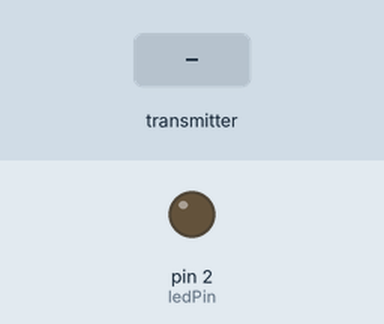
Recording of a sketch running on a simulated Arduino Uno, built with avr-gcc and run on an emulated ATmega328P. On the bench: output pins drawn as LEDs (lit = HIGH). The inputs (shaded band) are chosen by the test bench. No radio packets arrive unless stated; what the sketch prints to the serial monitor is not drawn.

Above: at 2.2 s.
2.3 s: the transmitter starts sending isGoal = 1
At 3.5 s:
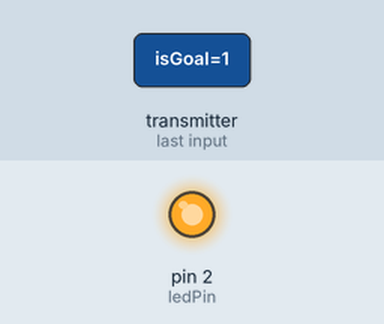
3.8 s: the transmitter starts sending isGoal = 0
At 4.8 s:
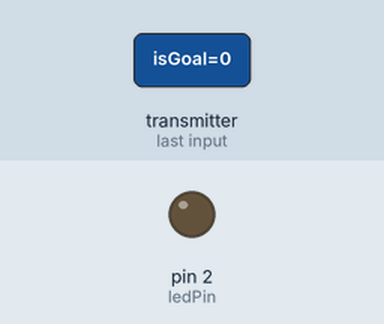
Timing chart, 0 to 6.8 s (numbered marks = the images above; inputs shaded):
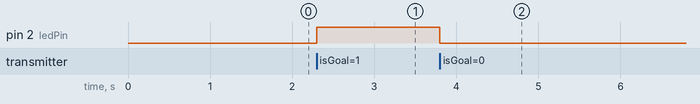

The sketch:

buttontestreceive.ino
```cpp
#include <SPI.h>
#include "RF24.h"

RF24 radio(7,8);

byte addresses[][6] = {"1Node"};
bool isGoal = false;
int ledPin = 2;

void setup() {

  pinMode(ledPin, OUTPUT);
  Serial.begin(115200);
  delay(1000);

  Serial.println("Receiver");

  radio.begin();
  radio.setChannel(108);

  radio.setPALevel(RF24_PA_MIN);

  radio.openReadingPipe(1, addresses[0]);
  radio.startListening();

  Serial.println("Ready to go");

}

void loop() {
  if(radio.available())
  {
    //Serial.println("Receiving");
    while(radio.available())
    {
      radio.read( &isGoal, sizeof(isGoal));
    }
  }
  Serial.println(isGoal);
  digitalWrite(ledPin, isGoal);

}
```

Measured:
- after the input at 2.3 s, pin 2 (ledPin): LOW → HIGH at once
- after the input at 3.8 s, pin 2 (ledPin): HIGH → LOW at once
